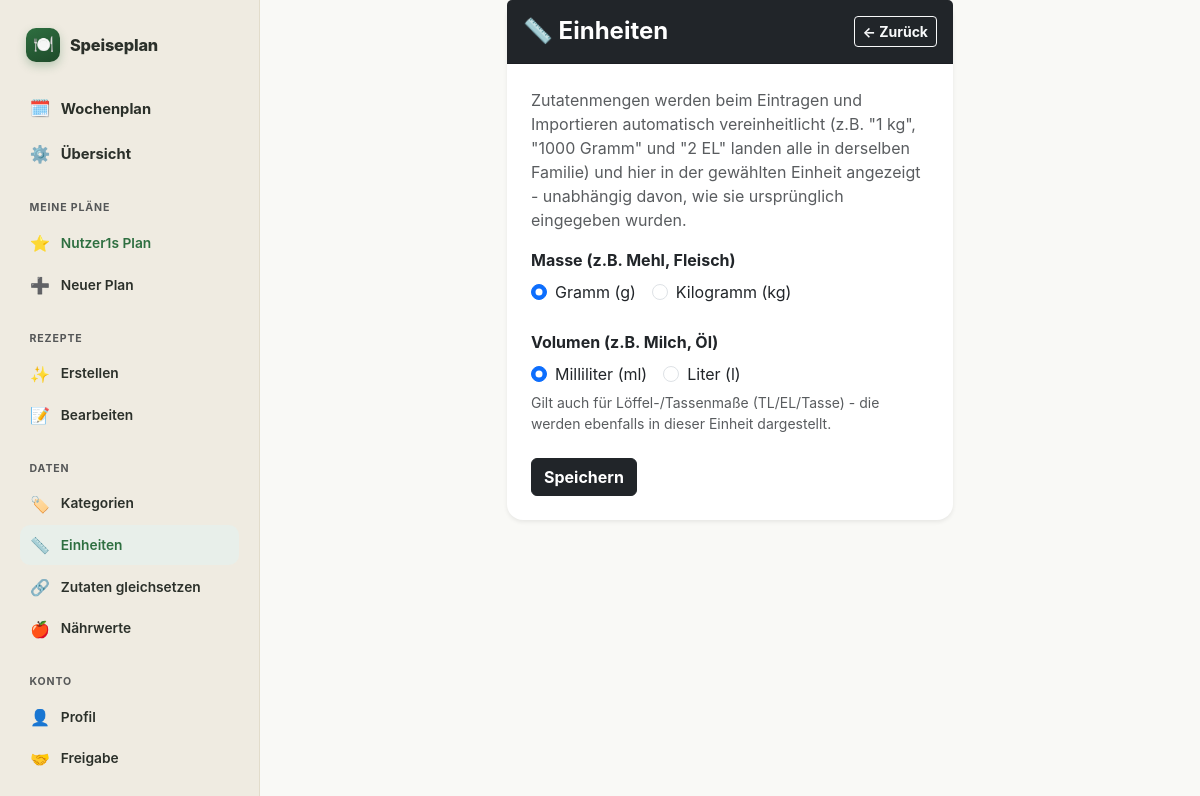
The app's page /manage/units (signed in) with its own data.
### models.py (models this page shows)
class PlanMembership(db.Model):
    id = db.Column(db.Integer, primary_key=True)
    plan_id = db.Column(db.Integer, db.ForeignKey('plan.id'), nullable=False, index=True)
    user_id = db.Column(db.Integer, db.ForeignKey('user.id'), nullable=False, index=True)
    is_starred = db.Column(db.Boolean, default=False, nullable=False)
    show_in_week_overview = db.Column(db.Boolean, default=True, nullable=False)
    __table_args__ = (db.UniqueConstraint('plan_id', 'user_id', name='uq_plan_membership_plan_id_user_id'),)
    plan = db.relationship('Plan')
    user = db.relationship('User')

class Plan(db.Model):
    id = db.Column(db.Integer, primary_key=True)
    name = db.Column(db.String(100), nullable=False)
    owner_user_id = db.Column(db.Integer, db.ForeignKey('user.id'), nullable=False)
    created_at = db.Column(db.DateTime, default=db.func.now())
    owner = db.relationship('User', foreign_keys=[owner_user_id])

class AppSettings(db.Model):
    id = db.Column(db.Integer, primary_key=True)
    plan_id = db.Column(db.Integer, db.ForeignKey('plan.id'), unique=True, nullable=False, index=True)
    mass_unit = db.Column(db.String(10), nullable=False, default='g')
    volume_unit = db.Column(db.String(10), nullable=False, default='ml')

### routes/settings.py (the view)
@settings_bp.route('/manage/units')
def units_view():
    user = current_user()
    plan_id = selected_plan_id(request.args, user)
    settings = get_settings(plan_id)
    return render_template(
        'units_manage.html', settings=settings, plan_id=plan_id, user_plans=user_plan_memberships(user),
        mass_choices=DISPLAY_UNIT_CHOICES[MASS], volume_choices=DISPLAY_UNIT_CHOICES[VOLUME],
    )

### app.py (called while the page is built)
@app.before_request
def require_login():
    if request.endpoint is None or request.endpoint in ('auth.login', 'auth.register', 'static'):
        return None
    if current_user() is None:
        return redirect(url_for('auth.login', next=request.path))
    if current_plan() is None and request.endpoint not in ZERO_PLAN_ALLOWED_ENDPOINTS:
        return redirect(url_for('plan.index'))
    return None

@app.after_request
def set_security_headers(response):
    response.headers['X-Content-Type-Options'] = 'nosniff'
    response.headers['X-Frame-Options'] = 'DENY'
    response.headers['Referrer-Policy'] = 'same-origin'
    response.headers['Permissions-Policy'] = 'geolocation=(), camera=(), microphone=()'
    response.headers['Content-Security-Policy'] = (
        "default-src 'self'; "
        "script-src 'self' 'unsafe-inline'; "
        "style-src 'self' 'unsafe-inline'; "
        "img-src 'self' data:; "
        "frame-ancestors 'none'; "
        "base-uri 'self'; "
        "form-action 'self'"
    )
    return response

@app.context_processor
def inject_css_version():
    css_path = os.path.join(app.static_folder, 'style.css')
    try:
        css_version = int(os.path.getmtime(css_path))
    except OSError:
        css_version = 0
    return {'css_version': css_version}

@app.context_processor
def inject_current_user_and_plans():
    user = current_user()
    if user is None:
        return {'nav_current_user': None, 'nav_current_plan': None, 'nav_user_plans': []}
    return {
        'nav_current_user': user,
        'nav_current_plan': current_plan(),
        'nav_user_plans': user_plan_memberships(user),
    }

@app.context_processor
def inject_shopping_categories():
    return {
        'shopping_categories': SHOPPING_CATEGORIES,
        'shopping_uncategorized': UNCATEGORIZED,
        'pantry_categories': sorted(PANTRY_CATEGORIES),
    }

@app.context_processor
def inject_ingredient_aliases():
    plan = current_plan()
    return {'ingredient_aliases': get_all_aliases(plan.id) if plan else {}}

@app.context_processor
def inject_ingredient_nutrition():
    plan = current_plan()
    return {'ingredient_nutrition': get_all_nutrition_entries(plan.id) if plan else {}}

### services/auth.py (called while the page is built)
def current_user():
    if 'user_id' not in session:
        return None
    if not hasattr(g, '_current_user'):
        g._current_user = User.query.get(session['user_id'])
        if g._current_user is None:
            session.clear()
    return g._current_user

### templates/units_manage.html (shortened to what this page needs)
{% extends 'base.html' %}
{% block content %}
<div class="row justify-content-center">
    <div class="col-12 col-md-6">
        <div class="card shadow-sm border-0">
            <div class="card-header bg-dark text-white py-3 d-flex justify-content-between align-items-center">
                <h4 class="card-title mb-0 fw-bold">📏 Einheiten</h4>
                <a href="/manage" class="btn btn-sm btn-outline-light fw-bold"><- Zurück</a>
            </div>
            <div class="card-body p-4">
                <p class="text-muted">
                    Zutatenmengen werden beim Eintragen und Importieren automatisch vereinheitlicht
                    (z.B. "1 kg", "1000 Gramm" und "2 EL" landen alle in derselben Familie) und hier
                    in der gewählten Einheit angezeigt - unabhängig davon, wie sie ursprünglich
                    eingegeben wurden.
                </p>
                <form action="/update-units" method="POST">
                    <div class="mb-4">
                        <label class="form-label fw-bold">Masse (z.B. Mehl, Fleisch)</label>
                        <div class="d-flex gap-3">
                            {% for choice in mass_choices %}
                            <div class="form-check">
                                <input class="form-check-input" type="radio" name="mass_unit" id="mass_{{ choice }}" value="{{ choice }}" {% if settings.mass_unit == choice %}checked{% endif %}>
                                <label class="form-check-label" for="mass_{{ choice }}">{{ 'Gramm (g)' if choice == 'g' else 'Kilogramm (kg)' }}</label>
                            </div>
                            {% endfor %}
                        </div>
                    </div>
                    <div class="mb-4">
                        <label class="form-label fw-bold">Volumen (z.B. Milch, Öl)</label>
                        <div class="d-flex gap-3">
                            {% for choice in volume_choices %}
                            <div class="form-check">
                                <input class="form-check-input" type="radio" name="volume_unit" id="volume_{{ choice }}" value="{{ choice }}" {% if settings.volume_unit == choice %}checked{% endif %}>
                                <label class="form-check-label" for="volume_{{ choice }}">{{ 'Milliliter (ml)' if choice == 'ml' else 'Liter (l)' }}</label>
                            </div>
                            {% endfor %}
                        </div>
                        <div class="form-text">Gilt auch für Löffel-/Tassenmaße (TL/EL/Tasse) - die werden ebenfalls in dieser Einheit dargestellt.</div>
                    </div>
                    <button type="submit" class="btn btn-dark fw-bold">Speichern</button>
                </form>
            </div>
        </div>
    </div>
</div>
{% endblock %}

### templates/base.html (shortened to what this page needs)
<!DOCTYPE html>
<html lang="de">
<head>
    <link rel="stylesheet" href="{{ url_for('static', filename='bootstrap.min.css') }}" type="text/css">
    <link rel="stylesheet" href="{{ url_for('static', filename='style.css') }}?v={{ css_version }}" type="text/css">
</head>
<body>
    <div class="app-shell">
        <aside class="app-rail">
            <a class="rail-brand" href="/">
                <span class="mark">🍽️</span>
                <span class="name">Speiseplan</span>
            </a>
            <div class="nav-primary">
                <a class="nav-link {% if request.path == '/' or request.path.startswith('/plan') %}active{% endif %}" href="/"><span class="ic">🗓️</span>Wochenplan</a>
                <a class="nav-link {% if request.path == '/manage' %}active{% endif %}" href="/manage"><span class="ic">⚙️</span>Übersicht</a>
            </div>
            <div class="rail-section">
                <div class="rail-label">Meine Pläne</div>
                {% for membership in nav_user_plans %}
                <form method="POST" action="{{ url_for('auth.switch_plan', plan_id=membership.plan_id) }}">
                    <button type="submit" class="rail-link w-100 text-start border-0 bg-transparent {% if nav_current_plan and membership.plan_id == nav_current_plan.id %}active{% endif %}">
                        <span class="ic">{{ '⭐' if membership.is_starred else '📋' }}</span>{{ membership.plan.name }}
                    </button>
                </form>
                {% endfor %}
                <button type="button" class="rail-link w-100 text-start border-0 bg-transparent" data-bs-toggle="modal" data-bs-target="#createPlanModal">
                    <span class="ic">➕</span>Neuer Plan
                </button>
            </div>
            <div class="rail-section">
                <div class="rail-label">Rezepte</div>
                <a class="rail-link {% if request.path == '/manage/recipe/create' %}active{% endif %}" href="/manage/recipe/create"><span class="ic">✨</span>Erstellen</a>
                <a class="rail-link {% if request.path == '/manage/recipe/edit-list' or request.path.startswith('/manage/recipe/edit/') %}active{% endif %}" href="/manage/recipe/edit-list"><span class="ic">📝</span>Bearbeiten</a>
            </div>
            <div class="rail-section">
                <div class="rail-label">Daten</div>
                <a class="rail-link {% if request.path == '/manage/categories' %}active{% endif %}" href="/manage/categories"><span class="ic">🏷️</span>Kategorien</a>
                <a class="rail-link {% if request.path == '/manage/units' %}active{% endif %}" href="/manage/units"><span class="ic">📏</span>Einheiten</a>
                <a class="rail-link {% if request.path == '/manage/ingredient-aliases' %}active{% endif %}" href="/manage/ingredient-aliases"><span class="ic">🔗</span>Zutaten gleichsetzen</a>
                <a class="rail-link {% if request.path == '/manage/ingredient-nutrition' %}active{% endif %}" href="/manage/ingredient-nutrition"><span class="ic">🍎</span>Nährwerte</a>
            </div>
            <div class="rail-section">
                <div class="rail-label">Konto</div>
                <a class="rail-link {% if request.path == '/manage/account' %}active{% endif %}" href="/manage/account"><span class="ic">👤</span>Profil</a>
                <a class="rail-link {% if request.path == '/manage/sharing' %}active{% endif %}" href="/manage/sharing"><span class="ic">🤝</span>Freigabe</a>
            </div>
        </aside>
        <div class="app-content">
            <div class="container pb-5">
                {% block content %}{% endblock %}
            </div>
        </div>
    </div>
</body>
</html>

### static/style.css (style rules this page uses)
:root { --primary-food: #2E6F40; --primary-dark: #1E4A2A; --accent-warm: #F4C430; --bg-warm: #F9F9F6; --text-dark: #2B302A; --radius-main: 1rem; --card-bg: #ffffff; --border-subtle: #F1F1EE; --scrollbar-thumb: #D1D1CB; --highlight-bg: #E8EFEA; --excluded-bg: #eeeeee; --rail-bg: #EFEBE1; --rail-border: #E2DCCB; }
body { font-family: 'Plus Jakarta Sans', sans-serif; background-color: var(--bg-warm); color: var(--text-dark); }
.app-shell { display: grid; grid-template-columns: 260px 1fr; min-height: 100vh; }
.app-content { min-width: 0; }
.app-rail { background: var(--rail-bg); border-right: 1px solid var(--rail-border); padding: 1.75rem 1.25rem 1.5rem; display: flex; flex-direction: column; position: sticky; top: 0; height: 100vh; overflow-y: auto; }
.rail-brand { display: flex; align-items: center; gap: 0.6rem; padding: 0 0.4rem; margin-bottom: 1.6rem; text-decoration: none; color: var(--text-dark); }
.rail-brand .mark { width: 34px; height: 34px; border-radius: 10px; background: linear-gradient(155deg, var(--primary-food), var(--primary-dark)); display: flex; align-items: center; justify-content: center; font-size: 1.05rem; box-shadow: 0 4px 10px rgba(46, 111, 64, 0.28); flex-shrink: 0; }
.rail-brand .name { font-weight: 800; font-size: 1.02rem; letter-spacing: -0.01em; }
.nav-primary { margin-bottom: 1.4rem; }
.nav-link { display: flex; align-items: center; gap: 0.65rem; padding: 0.55rem 0.6rem; border-radius: 10px; color: var(--text-dark) !important; text-decoration: none; font-weight: 700; font-size: 0.92rem; margin-bottom: 0.15rem; }
.nav-link .ic { font-size: 1.05rem; width: 1.3rem; text-align: center; flex-shrink: 0; }
.rail-section { margin-bottom: 1.5rem; }
.rail-label { font-size: 0.66rem; font-weight: 700; letter-spacing: 0.08em; text-transform: uppercase; color: var(--bs-secondary-color); padding: 0 0.6rem; margin-bottom: 0.45rem; }
.rail-link { display: flex; align-items: center; gap: 0.65rem; padding: 0.5rem 0.6rem; border-radius: 10px; color: var(--text-dark); text-decoration: none; font-weight: 600; font-size: 0.86rem; margin-bottom: 0.1rem; }
.rail-link .ic { font-size: 1rem; width: 1.3rem; text-align: center; flex-shrink: 0; }
.rail-link.active { background: var(--highlight-bg); color: var(--primary-food); }
.card { border: none !important; border-radius: var(--radius-main); box-shadow: 0 8px 24px rgba(0, 0, 0, 0.04); background-color: var(--card-bg); }

### templates/base.html (style rules this page uses)
body { font-family: -apple-system, BlinkMacSystemFont, "Segoe UI", Roboto, Helvetica, Arial, sans-serif; }

### records on screen
PlanMembership: is_starred "⭐", plan.name "Nutzer1s Plan"
AppSettings: mass_unit "☑ Gramm (g)" "☐ Kilogramm (kg)", volume_unit "☑ Milliliter (ml)" "☐ Liter (l)"

### other values on screen
{{ 'Gramm (g)' if choice == 'g' else 'Kilogramm (kg)' }} "Gramm (g)" "Kilogramm (kg)"
{{ 'Milliliter (ml)' if choice == 'ml' else 'Liter (l)' }} "Milliliter (ml)" "Liter (l)"
